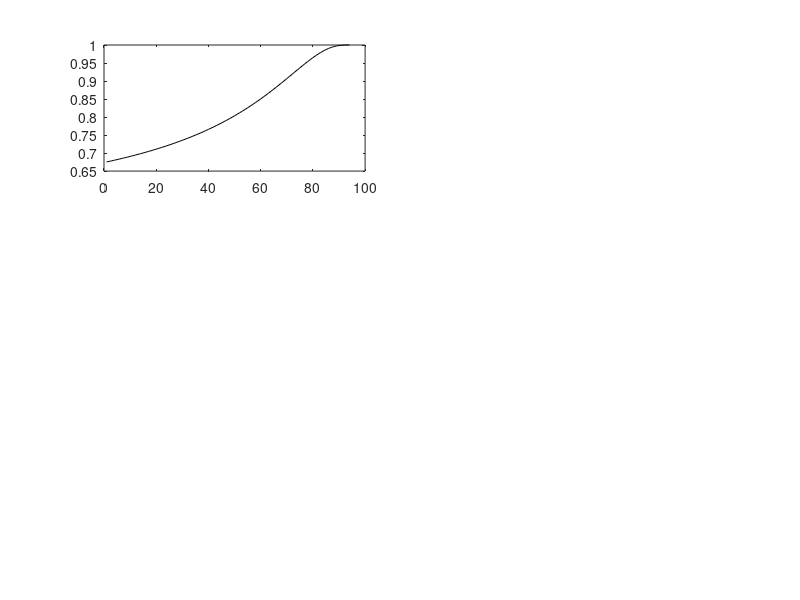

Reproduce this figure in MATLAB. (Note: this script raises an error after producing the figure.)


close all
figure('Position',[100,100,750,650]);
dP = 10;
N = 200 ;
fs = 10;

Rmin = 1;
Rmax = 14;
step = 0.1;
minR = 0.01;


for n = 0:5
    
    subplot(3,2,n+1)
    
    for i=1:200    
        
        rs = rand(2,1)*(Rmax-Rmin)+Rmin;
        r1s = rs(1); r2s = rs(2);

        
        for j = 1:N
            c1 = r1s(end).^4;
            c2 = r2s(end).^4;
            
            ceq = c1*c2/(c1+c2);
            Q = ceq*dP;
            
            alpha = step/max(Q/r1s(end).^n,Q/r2s(end).^n);
            
            
            dr1 = r1s(end) - alpha*Q/r1s(end).^n;
            dr1Cond = dr1>minR;            
            dr2 = r2s(end) - alpha*Q/r2s(end).^n;
            dr2Cond = dr2>minR;
            
            if ~dr1Cond | ~dr2Cond
                break
            end
            
            r1s = [r1s, dr1];
            r2s = [r2s, dr2];

        end    

        c1s = r1s.^4;
        c2s = r2s.^4;

        p1 = plot((1./c1s)./(1./c1s+1./c2s),'-k'); hold on;
        p1.Color(4) = 0.2;

    end
    drawnow
    xlim([0,N]);

    xlabel('Iteration','Interpreter','latex');
    ylabel('$(P_m - P_l) / (P_r - P_l )$','Interpreter','latex');
    set(gca,'TickLabelInterpreter','latex');
    set(gca,'fontSize',fs);
    title(sprintf('$n=%d$',n),'Interpreter','latex');
end
    
